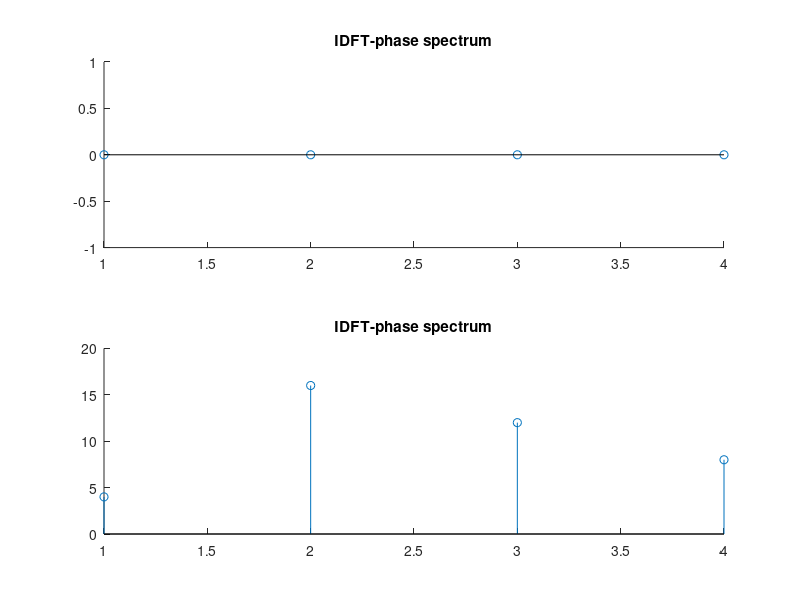

MATLAB code for this plot:
%Idft using built in functions
xk=[10,-2+2j,-2,-2-2j]
xn=fft(xk)
subplot(2,1,1);
title('IDFT-phase spectrum');
hold on;
stem(angle(xn));
subplot(2,1,2);
title('IDFT-phase spectrum');
hold on;
stem(abs(xn));
hold on;
